Frame 1 (no input): blank canvas, image omitted
Frame 60 (no input): blank canvas, image omitted
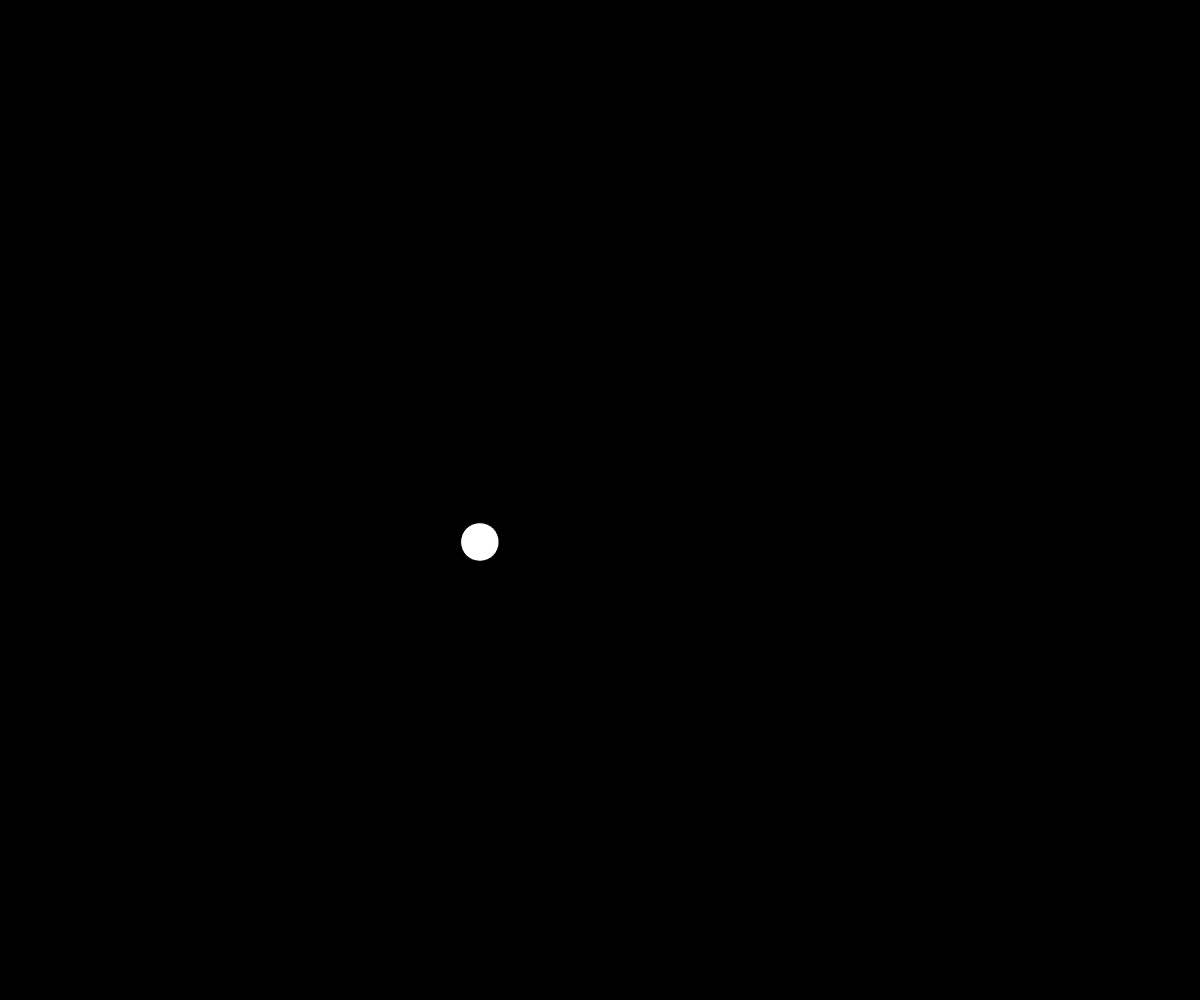
Frame 120 (the mouse pressed at the canvas centre since frame 60)

The p5.js sketch whose frames 1 and 60 were blank and that drew this single picture after the mouse press (run headless with seeded random() and noise() and a simulated clock; from frame 60 on, the mouse is pressed at the canvas centre):

// p5.js sketch
// ── sketch.js
let dots = [] //array of the dots in the screen
let poppedDots = [] //array for the dots that will be popped
let bgColor = 0; //background color
let dotColor = 255; //color of the dots
let lineColor = 255; //line between the dots

function setup(){
  createCanvas(windowWidth, windowHeight)
  background(bgColor)
}

function draw(){
  //resetting every dot that is created
  background(bgColor);

  //make a variable of a mousePosition
  let mousePos = createVector(mouseX, mouseY);

  for(let i = 0; i < dots.length; i++){

    //I want to put every dot inside the array
    let dot = dots[i];

    //add a small repulsion force from the mouse position to make the dots repel the mouse position
    let mouseDist = p5.Vector.sub(mousePos, createVector(dot.x, dot.y)).mag();
    if (mouseDist < 400) {
      let repulsionForce = p5.Vector.sub(createVector(dot.x, dot.y), mousePos).normalize().mult(2);
      dot.force.add(repulsionForce); //add repulsionForce to the dot.force
    }

    //make the dots stay away from the cursor
    dot.x += dot.force.x;
    dot.y += dot.force.y;

    //update the dot force with a random value to keep it moving randomly
    dot.force = createVector(random(-1, 1), random(-1, 1)).mult(dot.speed);

    //check if the current dot and next dot in the array can be connected by a line based on the distance
    for (let j = i + 1; j < dots.length; j++) {
      let nextDot = dots[j];
      let distance = dist(dot.x, dot.y, nextDot.x, nextDot.y);
      if (distance < 200) {
        stroke(lineColor);
        line(dot.x, dot.y, nextDot.x, nextDot.y);
      }
    }

    //updating the dots everytime
    stroke(0);
    fill(dotColor);
    ellipse(dot.x, dot.y, dot.radius, dot.radius);

    //check if the dot has hitted the canvas
    if (dot.x < 0 || dot.x > width || dot.y < 0 || dot.y > height) {
      poppedDots.push(dot); //add dot to popped dots array
      dots.splice(i, 1); //remove dot from active dots array
    }
  }

  //make an animation and remove dot from the array
  for (let i = 0; i < poppedDots.length; i++) {
    let poppedDot = poppedDots[i];
    fill(255, 0, 0);
    ellipse(poppedDot.x, poppedDot.y, poppedDot.radius * 2, poppedDot.radius * 2);
    poppedDot.radius *= 0.95; //shrink dot over time
    if (poppedDot.radius < 1) {
      poppedDots.splice(i, 1); //remove dot from popped dots array
    }
  }
}

function mousePressed() {
  let dot = {
    x: mouseX,
    y: mouseY,
    radius: random(10, 50),
    speed: 5,
    color: color(dotColor),
    force: createVector(random(-1, 1), random(-1, 1)).mult(1),
  };
  dots.push(dot);
}

function keyPressed() {
  if (keyCode === 32) {
    if(bgColor == 0){
      bgColor = 255;
      dotColor = 0;
      lineColor = 0;
    }
    else{
      bgColor = 0;
      dotColor = 255;
      lineColor = 255;
    }
  }
}
